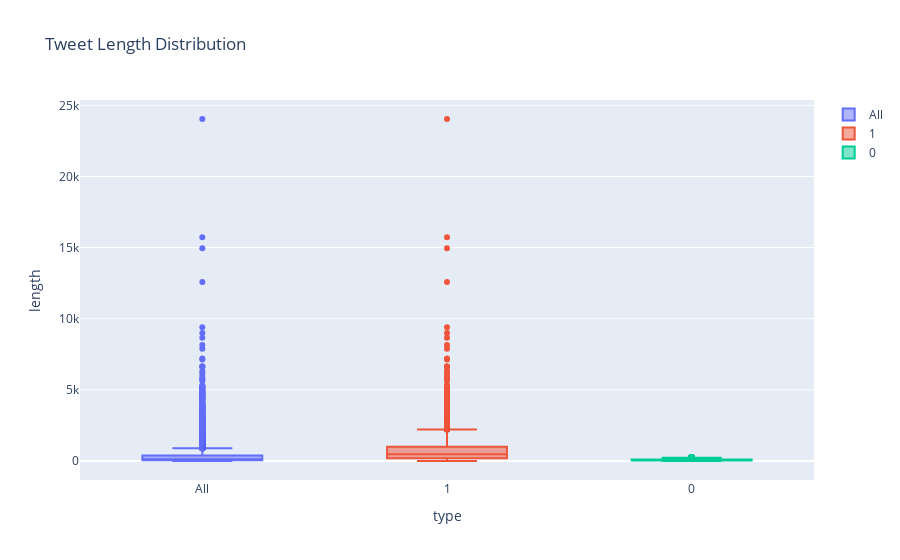

Source (notebook cell):
### Code cell
fig = go.Figure()
fig.add_box(y=tmp['len'], name='All')
fig.add_box(y=tmp[tmp['label'] == 1]['len'], name='1')
fig.add_box(y=tmp[tmp['label'] == 0]['len'], name='0')

fig.update_layout(
            title="Tweet Length Distribution",
            xaxis_title='type',
            yaxis_title='length',
        )

fig.show()

### Figure 1 — Plotly figure (JSON) as saved in the notebook; plotly's stock layout.template omitted (floating-point values rounded to 4 significant figures; data arrays with more than 128 entries replaced by an {"elided": "..."} marker saying what was removed)
{"data": [{"name": "All", "type": "box", "y": {"elided": "9119 int values"}}, {"name": "1", "type": "box", "y": {"elided": "3998 int values"}}, {"name": "0", "type": "box", "y": {"elided": "5121 int values"}}], "layout": {"autosize": true, "title": {"text": "Tweet Length Distribution"}, "xaxis": {"autorange": true, "range": [-0.5, 2.5], "title": {"text": "type"}, "type": "category"}, "yaxis": {"autorange": true, "range": [-1334.0, 25370.0], "title": {"text": "length"}, "type": "linear"}}}
